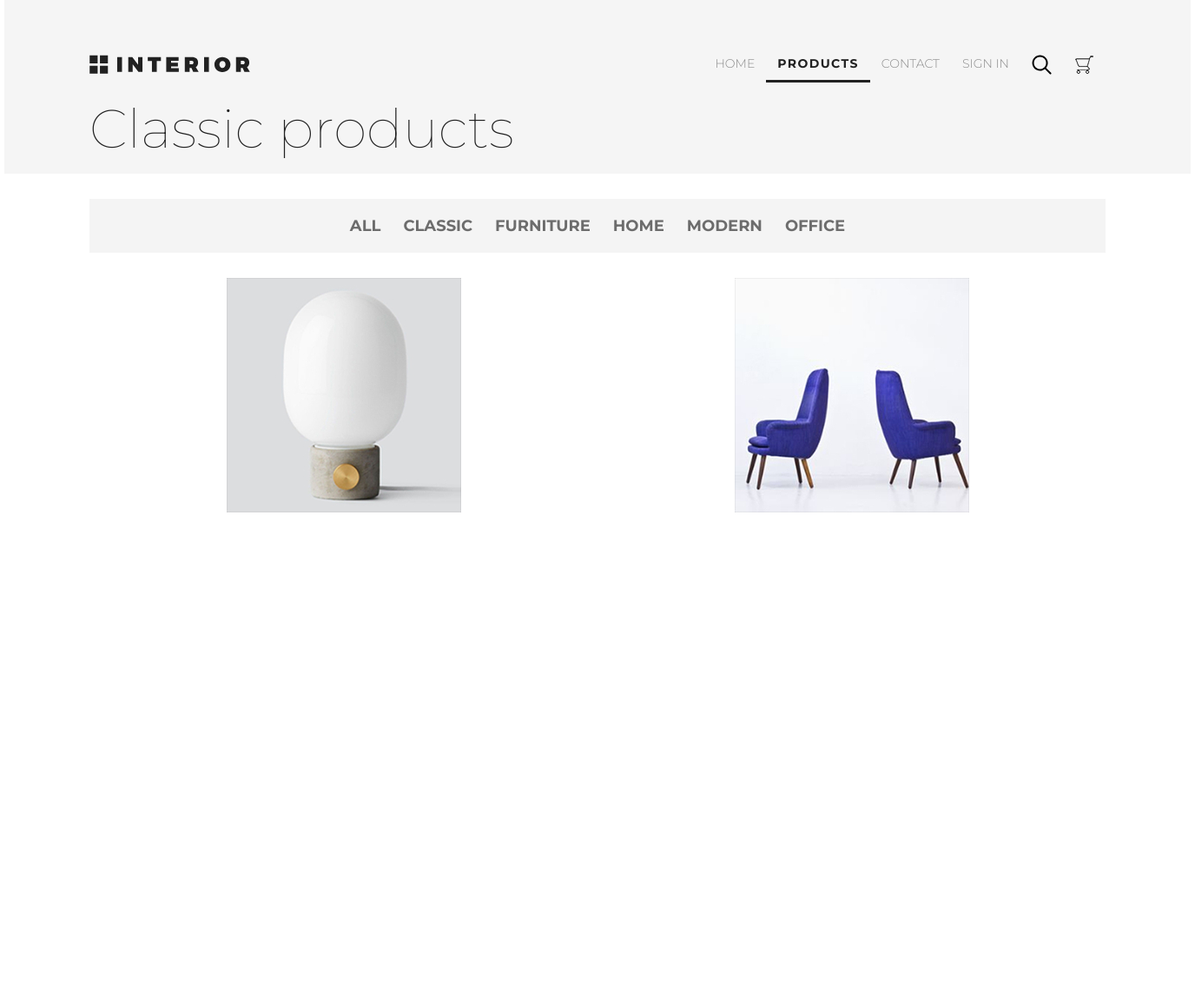
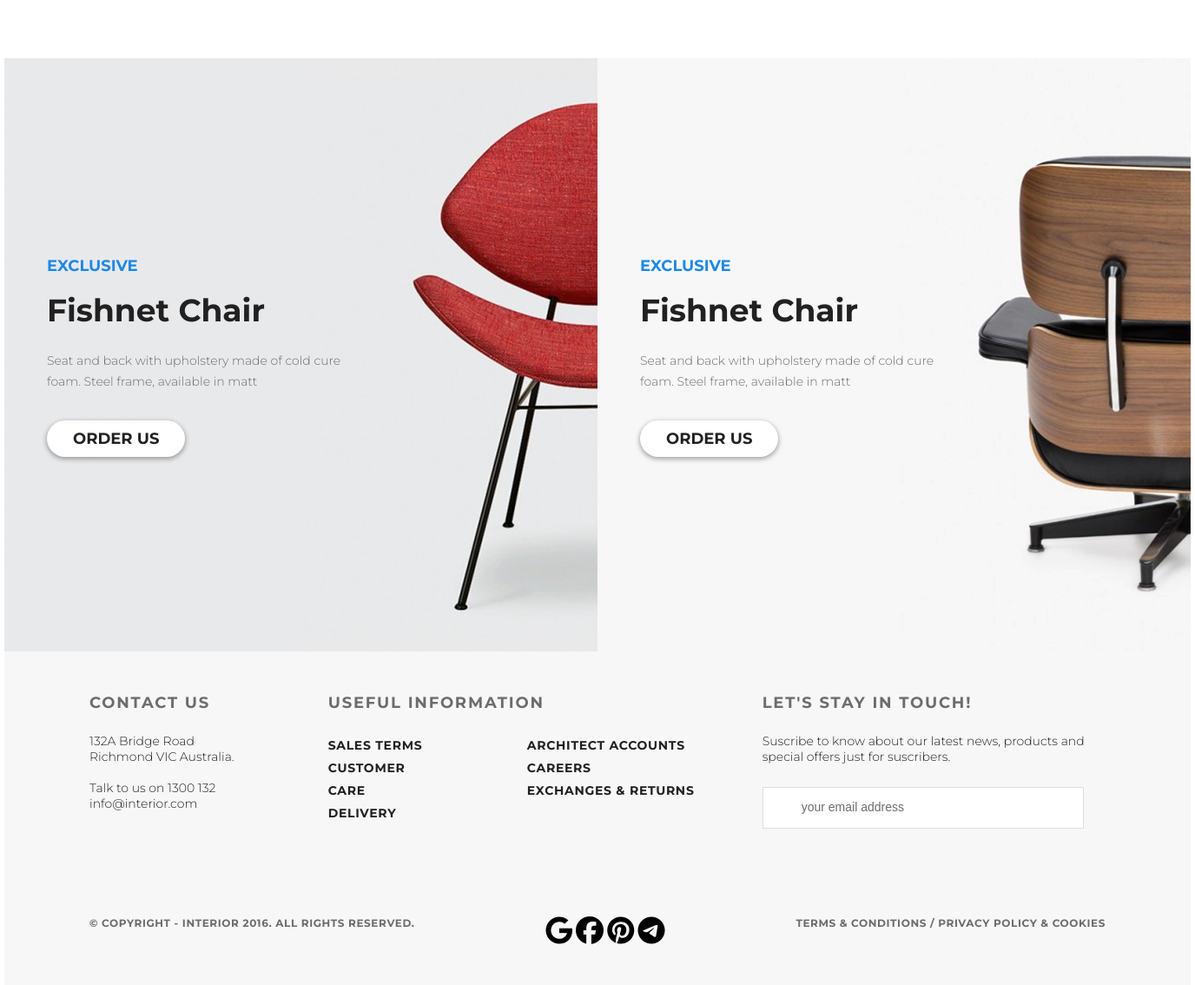
Page /category/1/ on the committed database (2 pictures, top to bottom).
### mainapp/models.py (models this page shows, shortened)
class ProductCategory(models.Model):
    name = models.CharField(verbose_name="Имя", max_length=64, unique=True)
    description = models.TextField(verbose_name="Описание", blank=True, max_length=128)

class Product(models.Model):
    category = models.ForeignKey(ProductCategory, on_delete=models.CASCADE)
    name = models.CharField(verbose_name="Имя продукта", max_length=64)
    image = models.ImageField(verbose_name="Картинка продукта", upload_to="product_images",blank=True)
    shortdesc = models.TextField(verbose_name="Краткое описание продукта", blank=True, max_length=64)
    description = models.TextField(verbose_name="Описание продукта", blank=True, max_length=128)
    price = models.DecimalField(verbose_name="Цена продукта", max_digits=8, decimal_places=2, default=0)
    quantity = models.PositiveIntegerField(verbose_name="Количество продукта на складе", default=0)

### mainapp/views.py (the view)
# urls.py: path('category/<int:pk>/', mainapp.category, name='category'),
def category(request, pk):
    pk = int(pk)
    if pk == 0:
        category = {
            'pk': 0,
            'name': 'all'
        }
        category_products = Product.objects.all()
    else:
        category = get_object_or_404(ProductCategory, pk=pk)
        category_products = category.product_set.all()
    context = {
        'page_title': 'Category page',
        'products_menu': get_products_menu(),
        'category_products': category_products,
        'category': category,
        'basket': get_basket(request),
    }
    return render(request, 'mainapp/category_products.html', context)

### mainapp/views.py (called while the page is built)
def get_products_menu():
    return ProductCategory.objects.all()

def get_basket(request):
    if request.user.is_authenticated:
        return request.user.basket.all()
    else:
        return []

### mainapp/templates/mainapp/category_products.html (shortened to what this page needs)
{% extends 'mainapp/base.html' %}
{% load static %}
{% block container %}
        <div class="header_product padding-site">
            {% include 'mainapp/includes/inc_menu.html' %}
            <h2 class="h2-product">{{ category.name|title }} products</h2>
        </div>
        <div class="products-range padding-site">
            <div class="products-range-header">
                {% include 'mainapp/includes/inc_products_menu.html' %}
            </div>
            <div class="products-range-box">
                {% for product in category_products %}
                <div class="product" style="background-image:url('/media/{{ product.image }}')">
                </div>
                {% endfor %}
            </div>
        </div>
        <div class="promo_products">
            <div class="promo1">
                <div class="promo_text_box">
                    <p class="exclusive">Exclusive</p>
                    <h3 class="promo_h3">Fishnet Chair</h3>
                    <p class="promo_text">Seat and back with upholstery made of cold cure foam. Steel frame, available in matt</p>
                    <a href="#" class="order_button">Order Us</a>
                </div>
            </div>
            <div class="promo2">
                <div class="promo_text_box">
                    <p class="exclusive">Exclusive</p>
                    <h3 class="promo_h3">Fishnet Chair</h3>
                    <p class="promo_text">Seat and back with upholstery made of cold cure foam. Steel frame, available in matt</p>
                    <a href="#" class="order_button">Order Us</a>
                </div>
            </div>
        </div>
{% endblock %}

### mainapp/templates/mainapp/includes/inc_products_menu.html
{% load static %}
<ul class="menu">
    <li class="menu_list">
        <a href="{% url 'main:category' 0 %}" class="products-range-menu {% if request.resolver_match.kwargs.pk == '0' %}products-range-menu-active{% endif %}">All</a></li>
    {% for category in products_menu  %}
    <li class="menu_list">
        <a href="{% url 'main:category' category.pk %}" class="products-range-menu">
            {{ category.name }}
        </a>
    </li>
    {% endfor %}
</ul>

### static/css/style.css (style rules this page uses)
* { margin: 0; padding: 0; }
a { text-decoration: none; }
body { font-family: 'Montserrat', sans-serif; }
.menu_list { list-style-type: none; }
.order_button { box-shadow: 0 2px 5px 1px rgba(33, 33, 33, 0.35); border-radius: 23px; background-color: #ffffff; color: #212121; font-size: 18px; font-weight: 700; text-transform: uppercase; padding: 10px 30px; display: inline-block; }
.menu { display: flex; }
.exclusive { color: #1e88e5; font-size: 18px; font-weight: 700; text-transform: uppercase; margin-bottom: 18px; }
.promo_text { color: #6c6c6c; font-size: 14px; font-weight: 300; line-height: 24.04px; width: 374px; margin-top: 24px; margin-bottom: 33px; letter-spacing: 0px; }
.promo_h3 { color: #212121; font-size: 36px; font-weight: 700; }
.promo1 { height: 683px; width: 683px; background-image: url(/static/img/promo-img1.jpg) }
.promo2 { height: 683px; width: 683px; background-image: url(/static/img/promo-img.jpg) }
.promo_products { display: flex; justify-content: center; }
.promo_text_box { padding-left: 49px; padding-bottom: 255px; padding-top: 228px; }
.product { width: 270px; height: 270px; background-size: contain; background-position: center; }
.padding-site { padding-left: 98px; padding-right: 98px; }
::placeholder { color: #6c6c6c; font-size: 14px; font-weight: 300; padding-left: 19px; padding-top: 17px; padding-bottom: 17px; }
.header_product { background-color: #f5f5f5; height: 200px; display: flex; flex-direction: column; justify-content: space-between }
.h2-product { color: #212121; font-size: 62px; font-weight: 100; padding-bottom: 44px; padding-top: 20px; }
.products-range-menu { color: #6c6c6c; font-size: 18px; font-weight: 700; text-transform: uppercase; padding: 10px 13px; }
.products-range-header { background-color: #f4f4f4; height: 70px; display: flex; justify-content: center; align-items: center; margin-top: 29px; margin-bottom: 29px; }
.products-range { display: flex; flex-direction: column; height: 1000px; }
.products-range-box { display: flex; flex-wrap: wrap; justify-content: space-around; height: 1000px; }

### rows in the picture
ProductCategory: name "Classic", name "CLASSIC"
ProductCategory: name "FURNITURE"
ProductCategory: name "HOME"
ProductCategory: name "MODERN"
ProductCategory: name "OFFICE"
Product: image (picture)
Product: image (picture)
